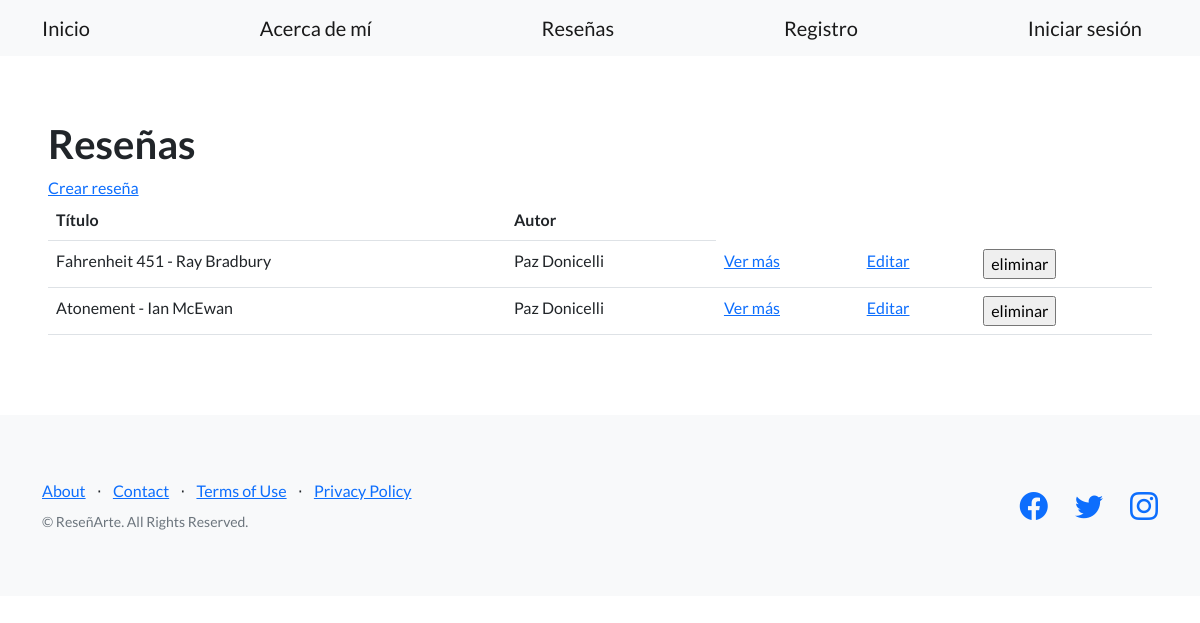
The page /blog/pages/ on the database as committed earlier.
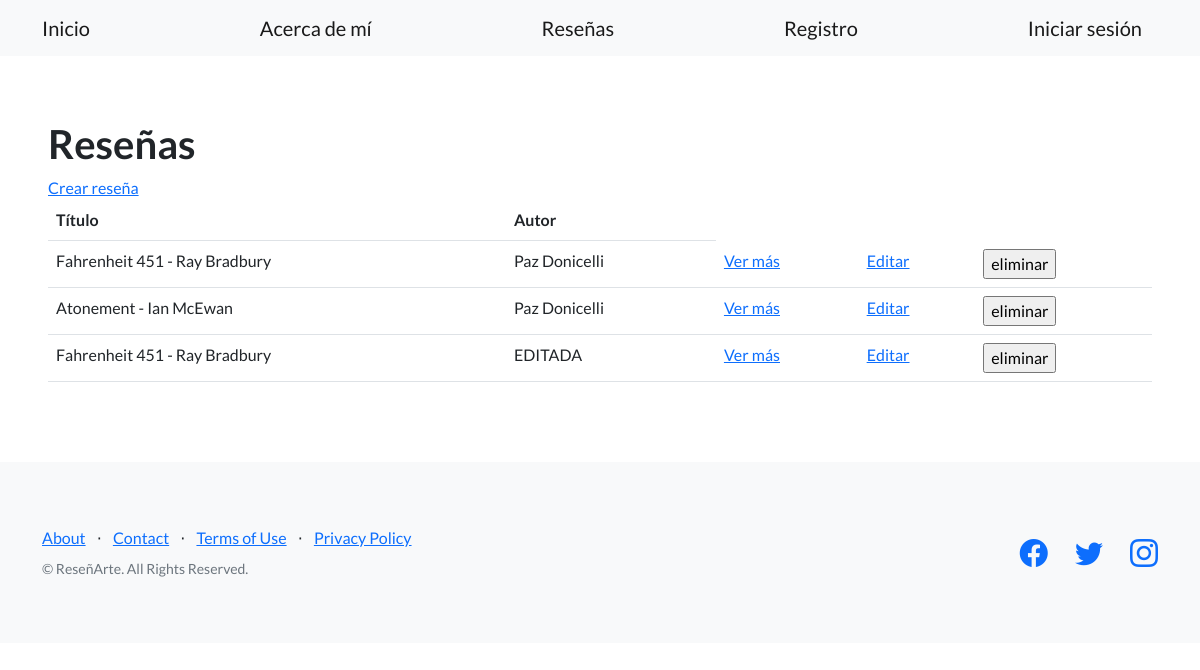
The same page on the database as committed later.
### blog/models.py (models this page shows, shortened)
class Reseña (models.Model):
    titulo = models.CharField(max_length=256)
    subtitulo = models.CharField(max_length=256)
    cuerpo = models.TextField()
    autor = models.CharField(max_length=256)
    fecha = models.DateField()

### blog/views.py (the view)
# urls.py: path("pages/", listar_reseñas, name="listar_reseñas"),
def listar_reseñas(request):
   contexto = {
       "reseñas": Reseña.objects.all(),
   }
   http_response = render(
       request=request,
       template_name='blog/lista_reseñas.html',
       context=contexto,
   )
   return http_response

### blog/templates/blog/lista_reseñas.html (shortened to what this page needs)
{% extends "blog/base.html" %}
{% load static %}
{% block contenido %}
<section>
    <div>
      <h1>Reseñas</h1>
      <a href="{% url 'crear_reseña' %}">Crear reseña</a>
      <table class="table">
        <tbody>
          <tr>
            <th>Título</th>
            <th>Autor</th>
          </tr>
          {% for reseña in reseñas %}
          <tr>
            <td>{{ reseña.titulo }}</td>
            <td>{{ reseña.autor }}</td>
            <td>
              <a href="{% url 'ver_reseña' reseña.id %}">Ver más</a>
            </td>
            <td>
              <a href="{% url 'editar_reseña' reseña.id %}">Editar</a>
            </td>
            <td>
              <form action="{% url 'eliminar_reseña' reseña.id %}" method="post">
                <input type="submit" value="eliminar"/>
              </form>
            </td>
          </tr>
          {% endfor %}
        </tbody>
      </table>
    </div>
   </section>
{% endblock contenido %}

Rows that differ between the two databases and show on the page:
added Reseña: titulo "Fahrenheit 451 - Ray Bradbury", autor "EDITADA"
